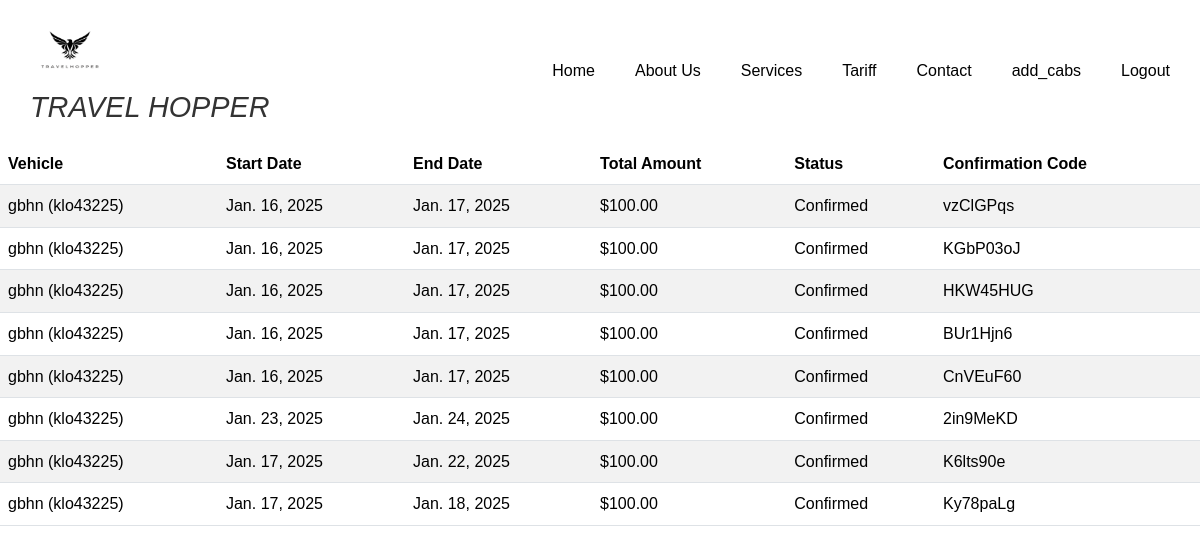
Page /view_bookings/ (signed in) on the earlier database version.
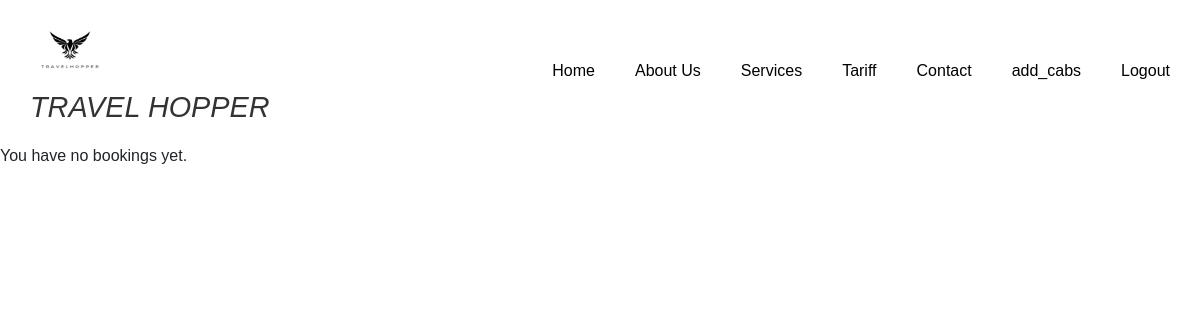
Same page on the later database version.
### app/models.py (models this page shows, shortened)
class Booking(models.Model):
    user = models.ForeignKey(User, on_delete=models.CASCADE)
    vehicle = models.ForeignKey(Cab, on_delete=models.CASCADE)
    start_date = models.DateField()
    end_date = models.DateField()
    confirmation_code = models.CharField(max_length=6, unique=True)
    total_amount = models.DecimalField(max_digits=10, decimal_places=2)
    status = models.CharField(max_length=50, default='Pending')
    name = models.CharField(max_length=255)
    address = models.TextField()
    phone_number = models.CharField(max_length=15, blank=True, null=True)

class Cab(models.Model):
    pid=models.TextField()
    number_plate = models.CharField(max_length=15, unique=True)
    model = models.CharField(max_length=50)
    driver_name = models.CharField(max_length=100)
    available = models.IntegerField()
    price=models.IntegerField()
    img = models.FileField()
    def __str__(self):
        return f'{self.model} ({self.number_plate})'

### app/views.py (the view)
# urls.py: path('view_bookings/', views.view_bookings),
@staff_member_required  # Ensure only admin users (staff) can access this view
def view_bookings(request):
    bookings = Booking.objects.all()  # All bookings, regardless of user
    return render(request, 'admin/view_bookings.html', {'bookings': bookings})

### templates/admin/view_bookings.html (shortened to what this page needs)
<!DOCTYPE html>
<html lang="en">
<head>
    {% load static %}
    <link href="https://cdn.jsdelivr.net/npm/bootstrap@5.3.3/dist/css/bootstrap.min.css" rel="stylesheet">
</head>
<body>
    <header>
        <div class="main-header">
            <div class="logo">
                <img src="{% static '/images/Untitled design.png' %}" alt="logo">
                <h1>TRAVEL HOPPER</h1>
            </div>
            <nav>
                <ul>
                    <li><a href="/">Home</a></li>
                    <li><a href="../about">About Us</a></li>
                    <li><a href="../services">Services</a></li>
                    <li><a href="../tariff">Tariff</a></li>
                    <li><a href="../contact">Contact</a></li>
                    <li><a href="../add_cab">add_cabs</a></li>
                    <li><a href="logout">Logout</a></li>
                </ul>
            </nav>
        </div>
    </header>
    {% if bookings %}
    <table class="table table-striped">
        <thead>
            <tr>
                <th>Vehicle</th>
                <th>Start Date</th>
                <th>End Date</th>
                <th>Total Amount</th>
                <th>Status</th>
                <th>Confirmation Code</th>
            </tr>
        </thead>
        <tbody>
            {% for booking in bookings %}
                <tr>
                    <td>{{ booking.vehicle }}</td>
                    <td>{{ booking.start_date }}</td>
                    <td>{{ booking.end_date }}</td>
                    <td>${{ booking.total_amount }}</td>
                    <td>{{ booking.status }}</td>
                    <td>{{ booking.confirmation_code }}</td>
                </tr>
            {% endfor %}
        </tbody>
    </table>
{% else %}
    <p>You have no bookings yet.</p>
{% endif %}
</body>
</html>

Differences in the rows shown:
removed Booking: vehicle "gbhn (klo43225)", start_date "Jan. 16, 2025", end_date "Jan. 17, 2025", total_amount "100.00", status "Confirmed", confirmation_code "vzClGPqs"
removed Booking: vehicle "gbhn (klo43225)", start_date "Jan. 16, 2025", end_date "Jan. 17, 2025", total_amount "100.00", status "Confirmed", confirmation_code "KGbP03oJ"
removed Booking: vehicle "gbhn (klo43225)", start_date "Jan. 16, 2025", end_date "Jan. 17, 2025", total_amount "100.00", status "Confirmed", confirmation_code "HKW45HUG"
removed Booking: vehicle "gbhn (klo43225)", start_date "Jan. 16, 2025", end_date "Jan. 17, 2025", total_amount "100.00", status "Confirmed", confirmation_code "BUr1Hjn6"
removed Booking: vehicle "gbhn (klo43225)", start_date "Jan. 16, 2025", end_date "Jan. 17, 2025", total_amount "100.00", status "Confirmed", confirmation_code "CnVEuF60"
removed Booking: vehicle "gbhn (klo43225)", start_date "Jan. 23, 2025", end_date "Jan. 24, 2025", total_amount "100.00", status "Confirmed", confirmation_code "2in9MeKD"
removed Booking: vehicle "gbhn (klo43225)", start_date "Jan. 17, 2025", end_date "Jan. 22, 2025", total_amount "100.00", status "Confirmed", confirmation_code "K6lts90e"
removed Booking: vehicle "gbhn (klo43225)", start_date "Jan. 17, 2025", end_date "Jan. 18, 2025", total_amount "100.00", status "Confirmed", confirmation_code "Ky78paLg"
Other differences:
text no longer shown: "Vehicle Start Date End Date Total Amount Status Confirmation Code"
text now shown: "You have no bookings yet."
